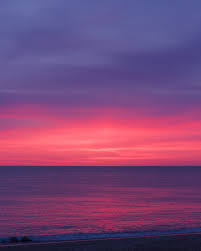
#> input picture Aoife/Straighten_the_Image_Attempts/horizon.jpg, 201 x 251 px
$ python Minimise_Other_Lines.py
#> lines starting #> are read from the running program, lines starting #| are printed output that depends on the picture; after the words box and inside, x2 and y2 are one past the last pixel; in counts of white or black regions, pixels touching at a corner belong together
# Going to try minimise other lines by blurring before canny and hough
import cv2, numpy as np
from matplotlib import pyplot as plt # Good for graphing; install using `pip install matplotlib`
from matplotlib import image as image
#import easygui # An easy-to-use file-picker; pip install easygui
import os
from skimage.transform import probabilistic_hough_line


img = cv2.imread("horizon.jpg")
#> img is the input picture: shape (251, 201, 3); mean B, G, R 119.1, 71.4, 120.9
img2 = cv2.cvtColor(img, cv2.COLOR_BGR2RGB)
plt.imshow(img2)
plt.show()

# Canny before image is blurred to see if there is a difference
edges = cv2.Canny(img2,100, 200)
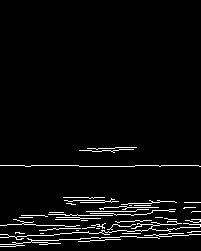
#> edges: shape (251, 201); 4.1% white in thin lines or dots, all inside (x1, y1, x2, y2) = (0, 147, 201, 247)
plt.imshow(edges)
plt.show()


#blurred image
blurred_img = cv2.GaussianBlur(img2, (5, 5), 0)
plt.imshow(blurred_img)
plt.show()

edges2 = cv2.Canny(blurred_img, 50, 200)
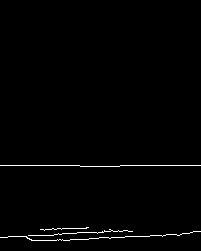
#> edges2: shape (251, 201); 1.1% white in thin lines or dots, all inside (x1, y1, x2, y2) = (0, 165, 201, 241)
plt.imshow(edges2)
plt.show()

#Note seems to be successfull although the inputs into the blur
# have to be a specific value in order to detect some lines at (20, 20)
# under nothing was dectected
